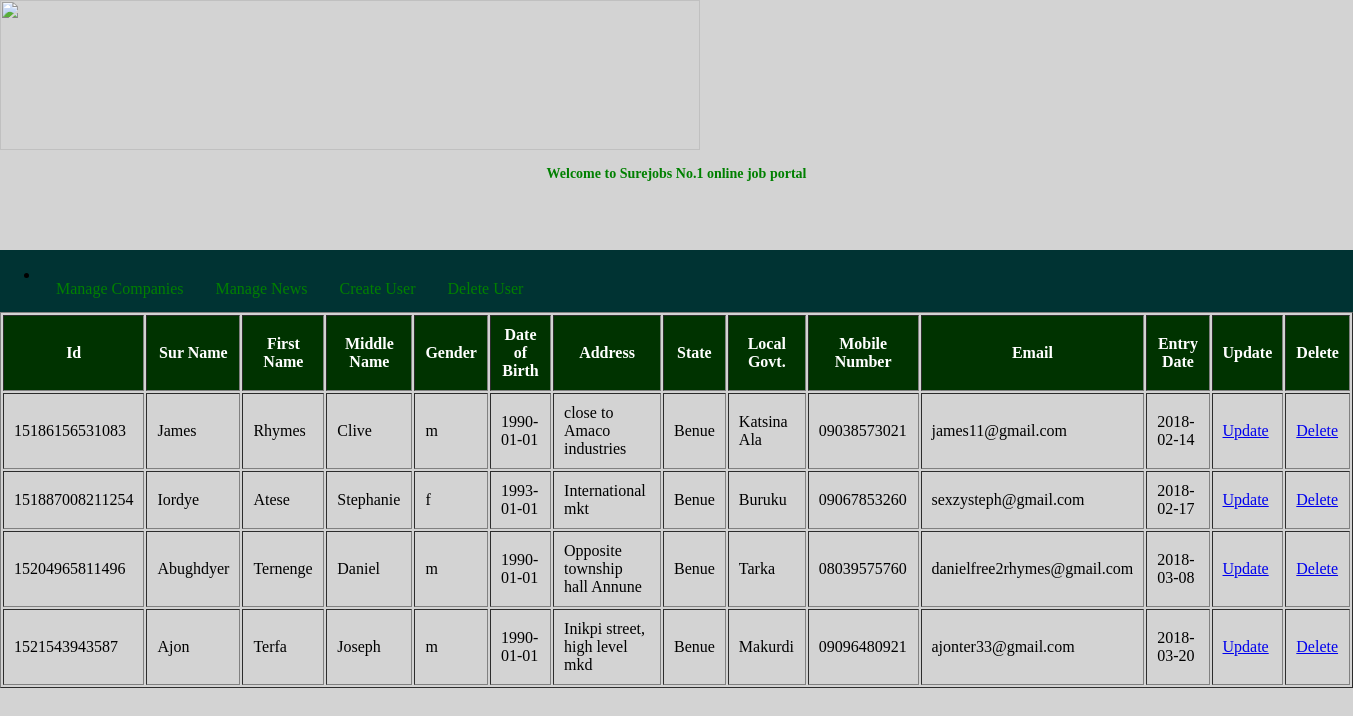
The page /viewjobseekers.php on the database its author committed.
### tables this page shows
CREATE TABLE `jobseekers` (
  `id` varchar(45) NOT NULL DEFAULT '',
  `sname` varchar(45) NOT NULL DEFAULT '',
  `fname` varchar(45) NOT NULL DEFAULT '',
  `mname` varchar(45) NOT NULL DEFAULT '',
  `gender` varchar(45) NOT NULL DEFAULT '',
  `dob` date NOT NULL DEFAULT '0000-00-00',
  `address` varchar(45) NOT NULL DEFAULT '',
  `state` varchar(45) NOT NULL DEFAULT '',
  `localgovt` varchar(45) NOT NULL DEFAULT '',
  `mobileno` varchar(45) NOT NULL DEFAULT '',
  `email` varchar(45) NOT NULL DEFAULT '',
  `entrydate` date NOT NULL DEFAULT '0000-00-00',
  `username` varchar(45) NOT NULL DEFAULT '',
  `password` varchar(45) NOT NULL DEFAULT '',
  PRIMARY KEY (`id`)
);

### viewjobseekers.php (the view, shortened to what this page needs)
<?php
	include("connection.php");
	$select=mysqli_query($connection, "SELECT * FROM jobseekers")or die (mysqli_error($connection));
	?>
<!DOCTYPE html>
<html lang="en" >
	<head>
		<link rel="stylesheet" type="text/css" href="main.css">
	</head>
<body>
	<header class="header">
		<a href="admin.php" title="Home page"><img src="sitelogo3.png" height="150" width="700" /></a>
		<h2 style="text-align: center; color: green; font-family: Tahoma; font-size: 14px;">Welcome to Surejobs No.1 online job portal</h2>
	</header>
		<nav class="topnav">
			<ul>
				<li>
					<a href="updatecompany.php">Manage Companies</a>
					<a href="#">Manage News</a>
					<a href="create_user.php">Create User</a>
					<a href="deleteuser.php">Delete User</a>
				</li>
			</ul>
		</nav>
		<section>
		<table border="1" cellpadding="10" padding"10" align="center" >
		<tr style="background: #003300; color: white;">
			<th >Id</th>
					<th>Sur Name</th>
						<th>First Name</th>
							<th>Middle Name</th>
								<th>Gender</th>
									<th>Date of Birth</th>
										<th>Address</th>
										<th>State</th>
									<th>Local Govt.</th>
								<th>Mobile Number</th>
							<th>Email</th>
						<th>Entry Date</th>
					<th>Update</th>
				<th>Delete</th>
		</tr>
		<?php while ($rows=mysqli_fetch_array($select)) {?>
			<tr>
				<td><?php echo $rows['id'] ?></td>
						<td><?php echo $rows['sname'] ?></td>
							<td><?php echo $rows['fname'] ?></td>
								<td><?php echo $rows['mname'] ?></td>
									<td><?php echo $rows['gender'] ?></td>
										<td><?php echo $rows['dob'] ?></td>
											<td><?php echo $rows['address'] ?></td>
										<td><?php echo $rows['state'] ?></td>
									<td><?php echo $rows['localgovt'] ?></td>
								<td><?php echo $rows['mobileno'] ?></td>
							<td><?php echo $rows['email'] ?></td>
						<td><?php echo $rows['entrydate'] ?></td>
				<td><a href="manageuser.php?id=<?php echo $rows['mname'] ?>" onclick (" return comfirm ('Are you sure you want to update user information?')); ">Update</a></td>
				<td><a href="deleteuser.php?id=<?php echo $rows['mname'] ?>" <a href="deletelink" onclick="return confirm ('Are you sure you really want to delete this User?')">Delete</a></td>
						<?php	} ?>
				</section>
	</body>
</html>

### main.css (style rules this page uses)
body { margin:0px; background-color: lightgrey; }
* { box-sizing:bolder-box; }
.header { width:100%; height:250px; color:green; background:-moz-linear-gradient(black, darkblue, black ); }
.topnav { overflow:hidden; background-color:#003333; }
.topnav a { float:left; display:block; color:green; text-align:center; padding:14px 16px; text-decoration:none; }

### rows shown on the page
jobseekers: id "15186156531083", sname "James", fname "Rhymes", mname "Clive", gender "m", dob "1990-01-01", address "close to Amaco industries", state "Benue", localgovt "Katsina Ala", mobileno "09038573021", email "james11@gmail.com", entrydate "2018-02-14"
jobseekers: id "151887008211254", sname "Iordye", fname "Atese", mname "Stephanie", gender "f", dob "1993-01-01", address "International mkt", state "Benue", localgovt "Buruku", mobileno "09067853260", email "sexzysteph@gmail.com", entrydate "2018-02-17"
jobseekers: id "15204965811496", sname "Abughdyer", fname "Ternenge", mname "Daniel", gender "m", dob "1990-01-01", address "Opposite township hall Annune", state "Benue", localgovt "Tarka", mobileno "08039575760", email "danielfree2rhymes@gmail.com", entrydate "2018-03-08"
jobseekers: id "1521543943587", sname "Ajon", fname "Terfa", mname "Joseph", gender "m", dob "1990-01-01", address "Inikpi street, high level mkd", state "Benue", localgovt "Makurdi", mobileno "09096480921", email "ajonter33@gmail.com", entrydate "2018-03-20"
